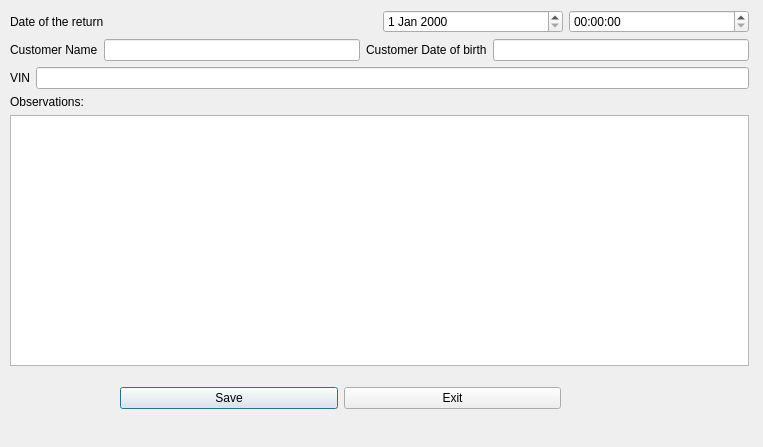
<?xml version="1.0" encoding="UTF-8"?>
<ui version="4.0">
 <class>Return_Form</class>
 <widget class="QDialog" name="Return_Form">
  <property name="geometry">
   <rect>
    <x>0</x>
    <y>0</y>
    <width>763</width>
    <height>447</height>
   </rect>
  </property>
  <property name="windowTitle">
   <string>Dialog</string>
  </property>
  <widget class="QWidget" name="">
   <property name="geometry">
    <rect>
     <x>120</x>
     <y>380</y>
     <width>441</width>
     <height>37</height>
    </rect>
   </property>
   <layout class="QHBoxLayout" name="horizontalLayout_5">
    <item>
     <widget class="QPushButton" name="pushButton">
      <property name="text">
       <string>Save</string>
      </property>
     </widget>
    </item>
    <item>
     <widget class="QPushButton" name="btnExit">
      <property name="text">
       <string>Exit</string>
      </property>
     </widget>
    </item>
   </layout>
   <zorder>btnExit</zorder>
  </widget>
  <widget class="QWidget" name="">
   <property name="geometry">
    <rect>
     <x>10</x>
     <y>10</y>
     <width>739</width>
     <height>356</height>
    </rect>
   </property>
   <layout class="QVBoxLayout" name="verticalLayout">
    <item>
     <layout class="QHBoxLayout" name="horizontalLayout_3">
      <item>
       <widget class="QLabel" name="label">
        <property name="text">
         <string>Date of the return</string>
        </property>
       </widget>
      </item>
      <item>
       <layout class="QHBoxLayout" name="horizontalLayout_2">
        <item>
         <widget class="QDateEdit" name="dateEdit"/>
        </item>
        <item>
         <widget class="QTimeEdit" name="timeEdit"/>
        </item>
       </layout>
      </item>
     </layout>
    </item>
    <item>
     <layout class="QHBoxLayout" name="horizontalLayout">
      <item>
       <widget class="QLabel" name="label_2">
        <property name="text">
         <string>Customer Name</string>
        </property>
       </widget>
      </item>
      <item>
       <widget class="QLineEdit" name="lineEdit"/>
      </item>
      <item>
       <widget class="QLabel" name="label_3">
        <property name="text">
         <string>Customer Date of birth</string>
        </property>
       </widget>
      </item>
      <item>
       <widget class="QLineEdit" name="lineEdit_2"/>
      </item>
     </layout>
    </item>
    <item>
     <layout class="QHBoxLayout" name="horizontalLayout_4">
      <item>
       <widget class="QLabel" name="label_4">
        <property name="text">
         <string>VIN</string>
        </property>
       </widget>
      </item>
      <item>
       <widget class="QLineEdit" name="lineEdit_3"/>
      </item>
     </layout>
    </item>
    <item>
     <widget class="QLabel" name="label_5">
      <property name="text">
       <string>Observations:</string>
      </property>
     </widget>
    </item>
    <item>
     <widget class="QTextEdit" name="textEdit"/>
    </item>
   </layout>
  </widget>
 </widget>
 <resources/>
 <connections/>
</ui>
